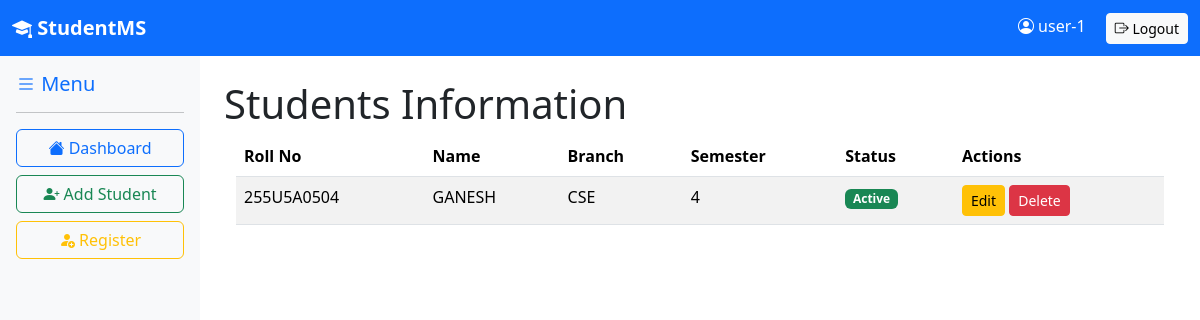
The app's page / (signed in) with its own data.
### students/models.py (models this page shows, shortened)
class Student(models.Model):
    roll_no = models.CharField(max_length=20, unique=True)
    name = models.CharField(max_length=100)
    branch = models.CharField(max_length=50)
    semester = models.IntegerField()
    active = models.BooleanField(default=True)

### students/views.py (the view)
# urls.py: path('', views.home),
def home(request):
    students = Student.objects.all()
    return render(request, 'home.html', {'students': students})

### students/templates/home.html (shortened to what this page needs)
<!DOCTYPE html>
<html lang="en">
<head>
    <link href="https://cdn.jsdelivr.net/npm/bootstrap@5.3.8/dist/css/bootstrap.min.css" rel="stylesheet">
</head>
<body>
    {% extends 'base.html' %}
    {% block content %}
    <h1 class="">Students Information</h1>
    <div class="container-md">
       <table class="table table-striped">
    <thead>
        <tr>
            <th>Roll No</th>
            <th>Name</th>
            <th>Branch</th>
            <th>Semester</th>
            <th>Status</th>
            <th>Actions</th>
        </tr>
    </thead>
    <tbody>
        {% for student in students %}
        <tr>
            <td>{{ student.roll_no|upper }}</td>
            <td>{{ student.name|upper }}</td>
            <td>{{ student.branch|upper }}</td>
            <td>{{ student.semester|upper }}</td>
            <td>
                {% if student.active %}
                    <span class="badge bg-success">
                        Active
                    </span>
                {% else %}
                    <span class="badge bg-danger">
                        Inactive
                    </span>
                {% endif %}
            </td>
            <td>
                <a href="/update/{{ student.id }}/"
                   class="btn btn-warning btn-sm">
                    Edit
                </a>
                <a href="/delete/{{ student.id }}/"
                   class="btn btn-danger btn-sm">
                    Delete
                </a>
            </td>
        </tr>
        {% endfor %}
    </tbody>
</table>
{% endblock %}

### students/templates/base.html (shortened to what this page needs)
<!DOCTYPE html>
<html lang="en">
<head>
    <link href="https://cdn.jsdelivr.net/npm/bootstrap@5.3.8/dist/css/bootstrap.min.css"
          rel="stylesheet">
    <link rel="stylesheet"
          href="https://cdn.jsdelivr.net/npm/bootstrap-icons@1.11.3/font/bootstrap-icons.min.css">
</head>
<body>
<nav class="navbar navbar-expand-lg navbar-dark bg-primary">
    <div class="container-fluid">
        <a class="navbar-brand fw-bold" href="/">
            <i class="bi bi-mortarboard-fill"></i>
            StudentMS
        </a>
        <div class="ms-auto">
            {% if request.user.is_authenticated %}
            <span class="text-white me-3">
                <i class="bi bi-person-circle"></i>
                {{ request.user.username }}
            </span>
            <a href="/accounts/logout/"
               class="btn btn-light btn-sm">
                <i class="bi bi-box-arrow-right"></i>
                Logout
            </a>
            {% endif %}
        </div>
    </div>
</nav>
<div class="container-fluid">
<div class="row">
<div class="col-md-2 bg-light vh-100 p-3">
    <h5 class="text-primary">
        <i class="bi bi-list"></i>
        Menu
    </h5>
    <hr>
    <a href="/"
       class="btn btn-outline-primary w-100 mb-2">
       <i class="bi bi-house-fill"></i>
       Dashboard
    </a>
    <a href="/add/"
       class="btn btn-outline-success w-100 mb-2">
       <i class="bi bi-person-plus-fill"></i>
       Add Student
    </a>
    <a href="/accounts/register/"
       class="btn btn-outline-warning w-100 mb-2">
       <i class="bi bi-person-fill-add"></i>
       Register
    </a>
</div>
<div class="col-md-10 p-4">
{% block content %}
{% endblock %}
</div>
</div>
</div>
</body>
</html>

### records on screen
Student: roll_no "255U5A0504", name "GANESH", branch "CSE", semester "4", active "Active"

### other values on screen
{{ request.user.username }} "user-1"
